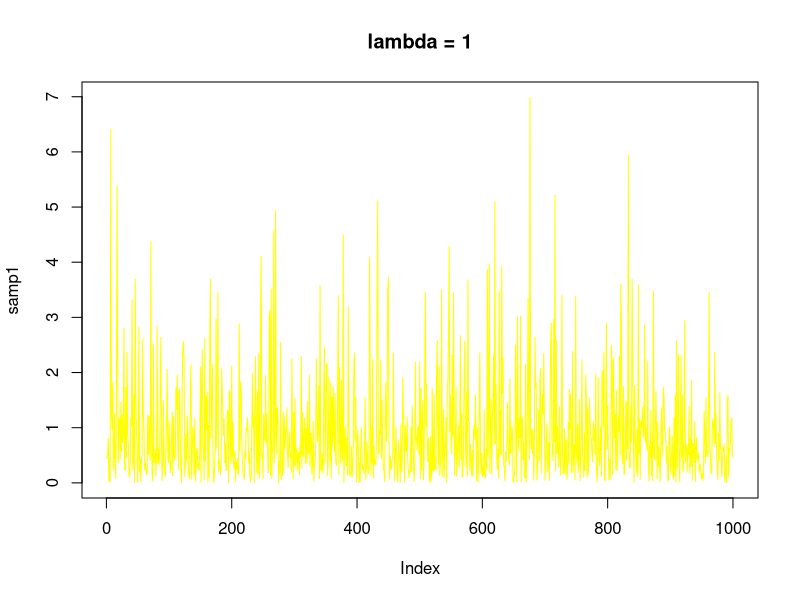
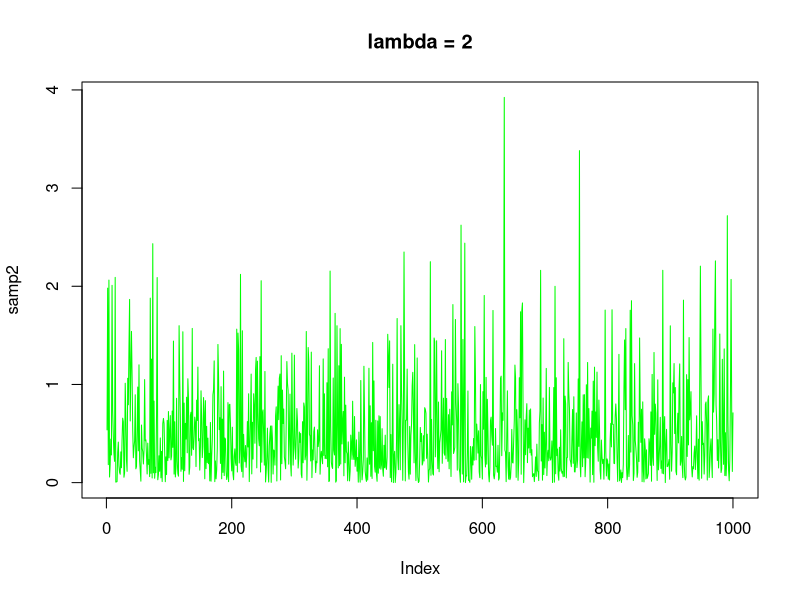
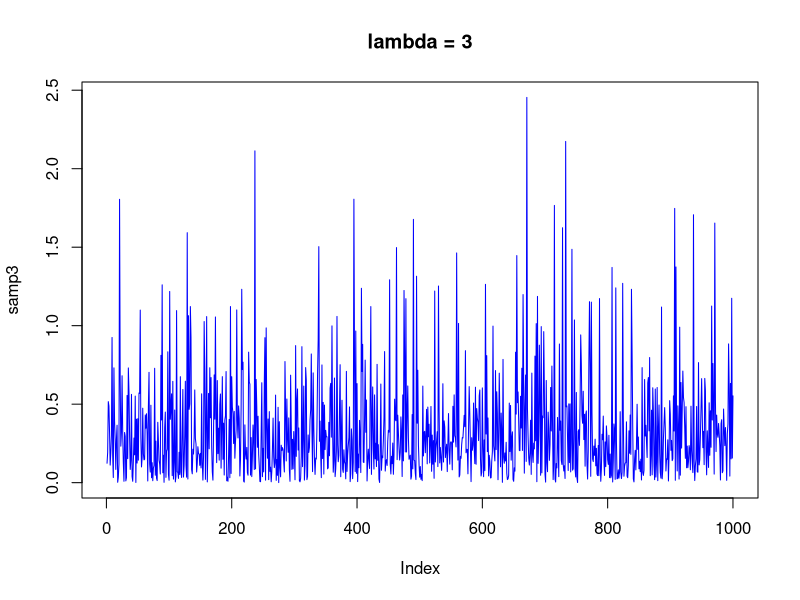
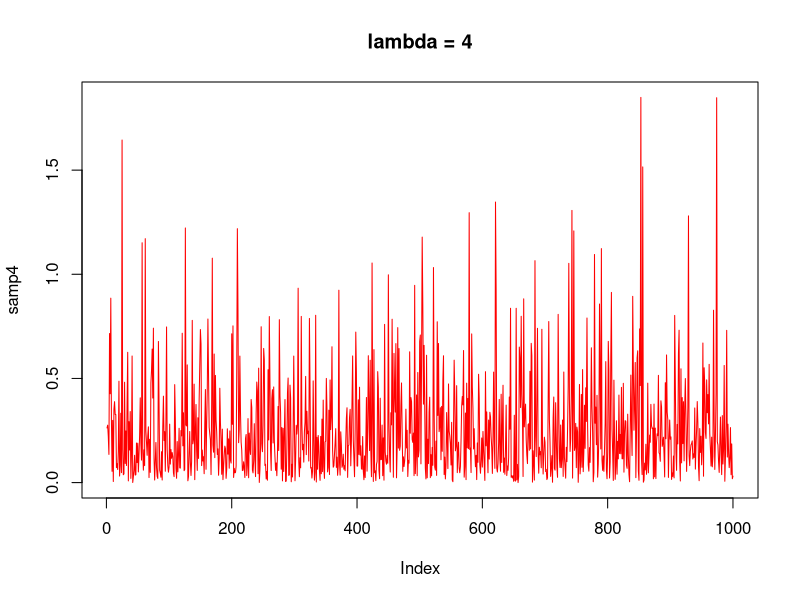
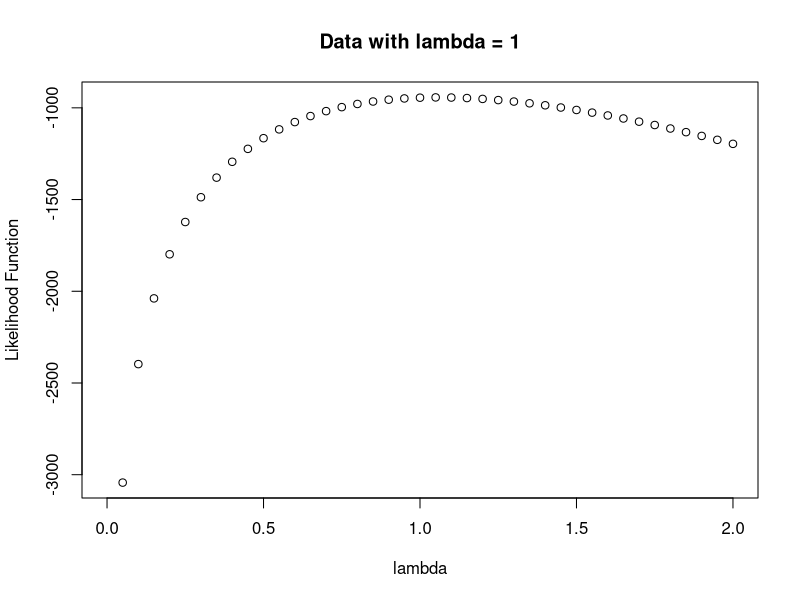
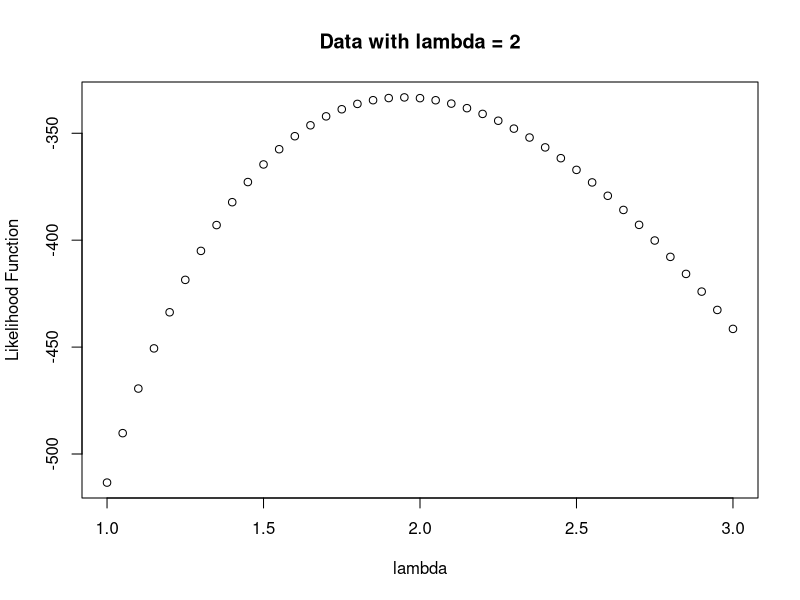
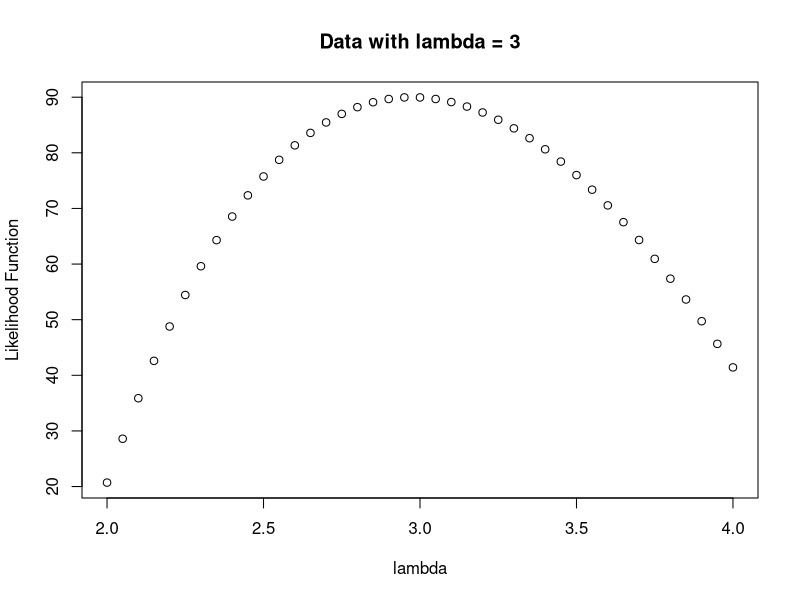
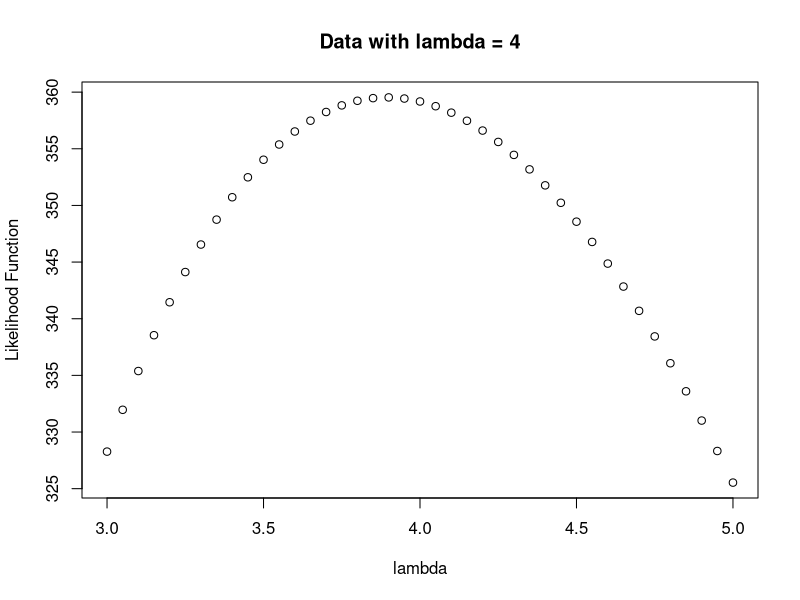

Reproduce these figures in R, in order.
rm(list = ls())
set.seed(12345)
library(stats)
# part a

ran_exp <- function(n, lambda) {
  rexp(n, rate = lambda)
}

n <- 1000

samp1 <- ran_exp(n, 1)
samp2 <- ran_exp(n, 2)
samp3 <- ran_exp(n, 3)
samp4 <- ran_exp(n, 4)

plot(samp1,
     type = "l",
     col = "yellow",
     main = "lambda = 1")
plot(samp2,
     type = "l",
     col = "green",
     main = "lambda = 2")
plot(samp3,
     type = "l",
     col = "blue",
     main = "lambda = 3")
plot(samp4,
     type = "l",
     main = "lambda = 4",
     col = "red")

# b part
mle_exp <- function(par, data) {
  lambda = par[1]
  n <- length(data)
  return(-(n * log(lambda) - lambda * sum(data)))
}
# for lambda = 1
m1 <- nlminb(c(1), objective = mle_exp, data = samp1)
print(m1)
#using Method of Moments
m1 <- nlminb(c(1 / mean(samp1)), objective = mle_exp, data = samp1)
print(m1)
# using third set of values
m1 <- nlminb(c(0.5), mle_exp, data = samp1)
print(m1)

# for lambda = 2
m2 <- nlminb(c(2), mle_exp, data = samp2)
print(m2)
# using Method of Moments
m2 <- nlminb(c(1 / mean(samp2)), mle_exp, data = samp2)
print(m2)
#using third set of values
m2 <- nlminb(c(1.5), mle_exp, data = samp2)
print(m2)

#using lambda = 3
m3 <- nlminb(c(3), mle_exp, data = samp3)
print(m3)
# using Method of Moments
m3 <- nlminb(c(1 / mean(samp3)), mle_exp, data = samp3)
print(m3)
# using third set of values
m3 <- nlminb(c(2.5), mle_exp, data = samp3)
print(m3)

# using lambda = 4
m4 <- nlminb(c(4), mle_exp, data = samp4)
print(m4)
# using method of moments
m4 <- nlminb(c(1 / mean(samp4)), mle_exp, data = samp4)
print(m4)
#using third set of values
m4 <- nlminb(c(3.5), mle_exp, data = samp4)
print(m4)

l1 <- seq(0, 2, by = 0.05)
l2 <- seq(1, 3, by = 0.05)
l3 <- seq(2, 4, by = 0.05)
l4 <- seq(3, 5, by = 0.05)
c1 <- c()
c2 <- c()
c3 <- c()
c4 <- c()
for (i in l1) {
  c1 <- c(c1, -mle_exp(i, samp1))
}
for (i in l2) {
  c2 <- c(c2, -mle_exp(i, samp2))
}
for (i in l3) {
  c3 <- c(c3, -mle_exp(i, samp3))
}
for (i in l4) {
  c4 <- c(c4, -mle_exp(i, samp4))
}
plot(l1,
     c1,
     xlab = "lambda",
     ylab = "Likelihood Function",
     main = "Data with lambda = 1")
plot(l2,
     c2,
     xlab = "lambda",
     ylab = "Likelihood Function",
     main = "Data with lambda = 2")
plot(l3,
     c3,
     xlab = "lambda",
     ylab = "Likelihood Function",
     main = "Data with lambda = 3")
plot(l4,
     c4,
     xlab = "lambda",
     ylab = "Likelihood Function",
     main = "Data with lambda = 4")
